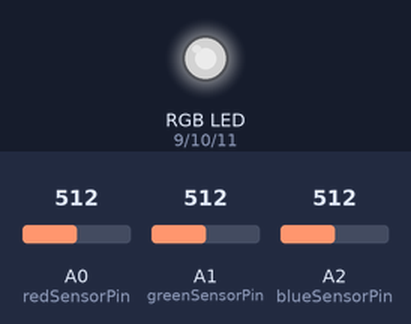
The sketch below on a simulated Arduino Uno, built with avr-gcc and run on an emulated ATmega328P. On the bench: an RGB LED mixed from three pins (HIGH = lit). The test bench sets the inputs (shaded band); at power-on: A0 (redSensorPin) = 512, A1 (greenSensorPin) = 512, A2 (blueSensorPin) = 512. Dim RGB values are drawn brighter than linear.

Above: at 1.2 s.
1.3 s: A0 (redSensorPin) set to 716
At 2.1 s:
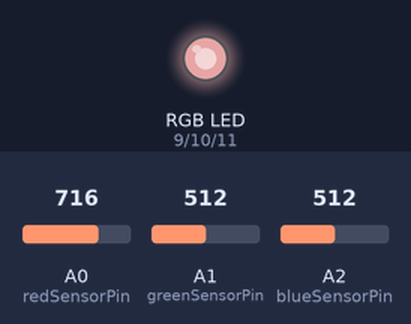
2.8 s: A1 (greenSensorPin) set to 716
At 3.2 s:
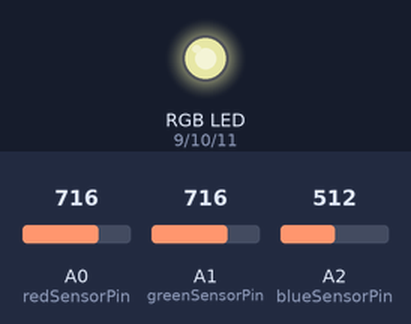
4.3 s: A2 (blueSensorPin) set to 716
At 5.5 s:
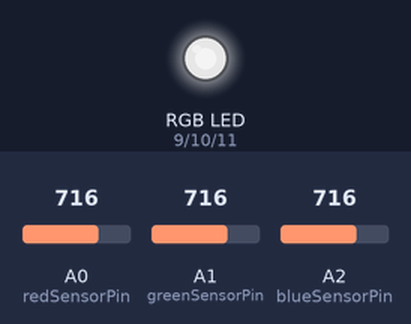
5.8 s: A0 (redSensorPin) set to 900
At 6.7 s:
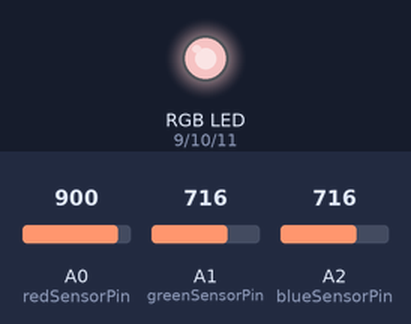
7.3 s: A1 (greenSensorPin) set to 900
At 7.9 s:
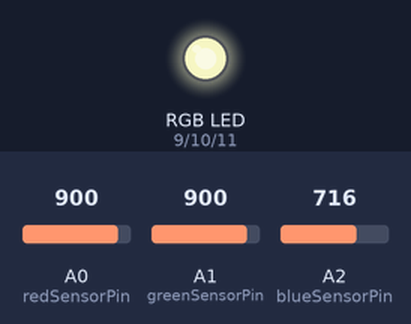
8.8 s: A2 (blueSensorPin) set to 900
At 10.2 s:
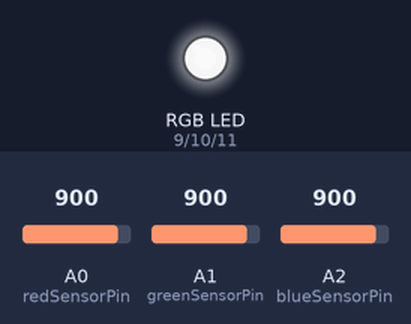
Timing chart, 0 to 11.3 s (numbered marks = the images above; inputs shaded):
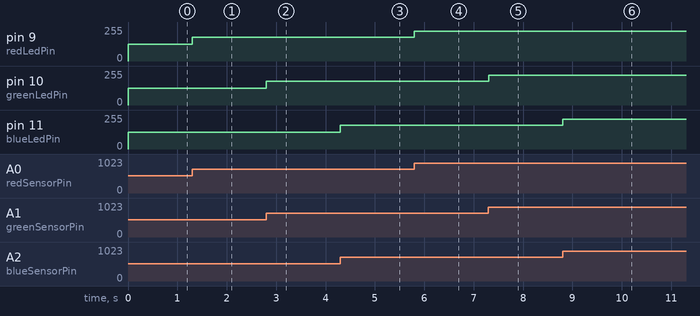

Measured:
- after the input at 1.3 s, pin 9 (redLedPin): 127/255 → 178/255 at once
- after the input at 2.8 s, pin 10 (greenLedPin): 127/255 → 178/255 at once
- after the input at 4.3 s, pin 11 (blueLedPin): 127/255 → 178/255 at once
- after the input at 5.8 s, pin 9 (redLedPin): 178/255 → 224/255 at once
- after the input at 7.3 s, pin 10 (greenLedPin): 178/255 → 224/255 at once
- after the input at 8.8 s, pin 11 (blueLedPin): 178/255 → 224/255 at once

The sketch:

hw1_RGB_LED.ino
```cpp
const int redLedPin = 9;
const int greenLedPin = 10;
const int blueLedPin = 11;

const int redSensorPin = A0;
const int greenSensorPin = A1;
const int blueSensorPin = A2;

const int fromLow = 0;
const int fromHigh = 1023;
const int toLow = 0;
const int toHigh = 255;

int redLedValue = 0;
int greenLedValue = 0;
int blueLedValue = 0;

int redSensorValue = 0;
int greenSensorValue = 0;
int blueSensorValue = 0;

void setup() {
  pinMode(redSensorPin,INPUT);
  pinMode(greenSensorPin,INPUT);
  pinMode(blueSensorPin,INPUT);

  pinMode(redLedPin,OUTPUT);
  pinMode(greenLedPin,OUTPUT);
  pinMode(blueLedPin,OUTPUT);

  Serial.begin(9600);
}

void readSensorValues(int &redSensorValue, int &greenSensorValue, int &blueSensorValue) {
  redSensorValue = analogRead(redSensorPin);
  greenSensorValue = analogRead(greenSensorPin);
  blueSensorValue = analogRead(blueSensorPin);
}

void mapSensorValues(int &redLedValue, int &greenLedValue, int &blueLedValue) {
  redLedValue = map(redSensorValue, fromLow, fromHigh, toLow, toHigh);
  greenLedValue = map(greenSensorValue, fromLow, fromHigh, toLow, toHigh);
  blueLedValue = map(blueSensorValue, fromLow, fromHigh, toLow, toHigh);
}

void writeColorValues(const int redLedValue, const int greenLedValue, const int blueLedValue) {
  analogWrite(redLedPin,redLedValue);
  analogWrite(greenLedPin,greenLedValue);
  analogWrite(blueLedPin,blueLedValue);
}

void loop() {
  readSensorValues(redSensorValue, greenSensorValue, blueSensorValue);
  mapSensorValues(redLedValue, greenLedValue, blueLedValue);
  writeColorValues(redLedValue, greenLedValue, blueLedValue);
}
```
